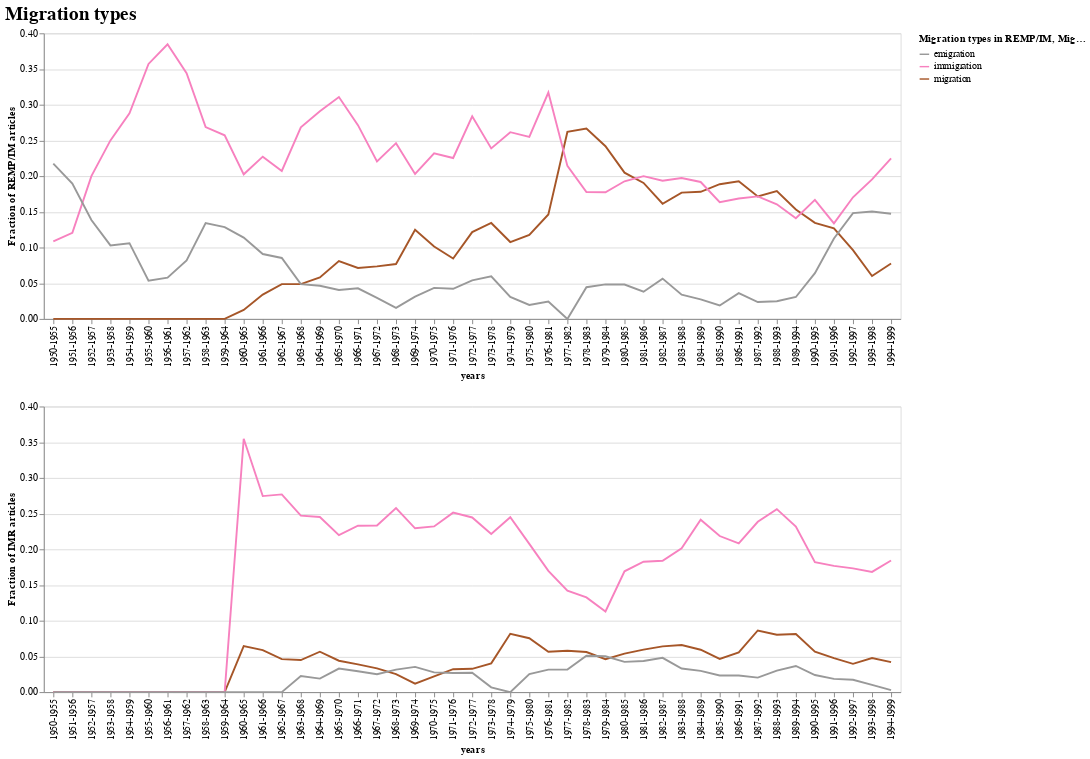

Notebook code cell kept with this figure:
### Code cell
selected_topics = ['migration', 'immigration', 'emigration']
selected_topic_words = {topic: topic_words[topic] for topic in selected_topics}

c1 = ca.alt_topic_chart(selected_topics=selected_topic_words,
                        topic_df=df_remp_im,
                        var_name='migration_type',
                        source='REMP/IM',
                        title='Migration types in REMP/IM')

c2 = ca.alt_topic_chart(selected_topics=selected_topic_words,
                        topic_df=df_imr_research,
                        var_name='migration_type',
                        source='IMR',
                        title='Migration Types in IMR')

alt.vconcat(c1, c2).properties(title='Migration types').configure_title(
    fontSize=20, font='Verdana', align='center', color='black')

### Figure 1 — Vega-Lite specification as saved in the notebook (floating-point values rounded to 4 significant figures; data arrays with more than 128 entries replaced by an {"elided": "..."} marker saying what was removed)
{"config": {"view": {"continuousWidth": 400, "continuousHeight": 300}, "title": {"align": "center", "color": "black", "font": "Verdana", "fontSize": 20}}, "vconcat": [{"data": {"name": "data-65a19cc2bff1cca2e1d876c1796d63aa"}, "mark": "line", "encoding": {"color": {"type": "ordinal", "field": "migration_type", "scale": {"reverse": true, "scheme": "set1"}, "title": "Migration types in REMP/IM"}, "x": {"type": "nominal", "axis": {"tickCount": 10}, "field": "years"}, "y": {"type": "quantitative", "field": "Fraction of REMP/IM articles"}}}, {"data": {"name": "data-866ccec43131fc8ecb3cacd70c5af1c7"}, "mark": "line", "encoding": {"color": {"type": "ordinal", "field": "migration_type", "scale": {"reverse": true, "scheme": "set1"}, "title": "Migration Types in IMR"}, "x": {"type": "nominal", "axis": {"tickCount": 10}, "field": "years"}, "y": {"type": "quantitative", "field": "Fraction of IMR articles"}}}], "title": "Migration types", "$schema": "https://vega.github.io/schema/vega-lite/v4.8.1.json", "datasets": {"data-65a19cc2bff1cca2e1d876c1796d63aa": {"elided": "135 records"}, "data-866ccec43131fc8ecb3cacd70c5af1c7": {"elided": "135 records"}}}
